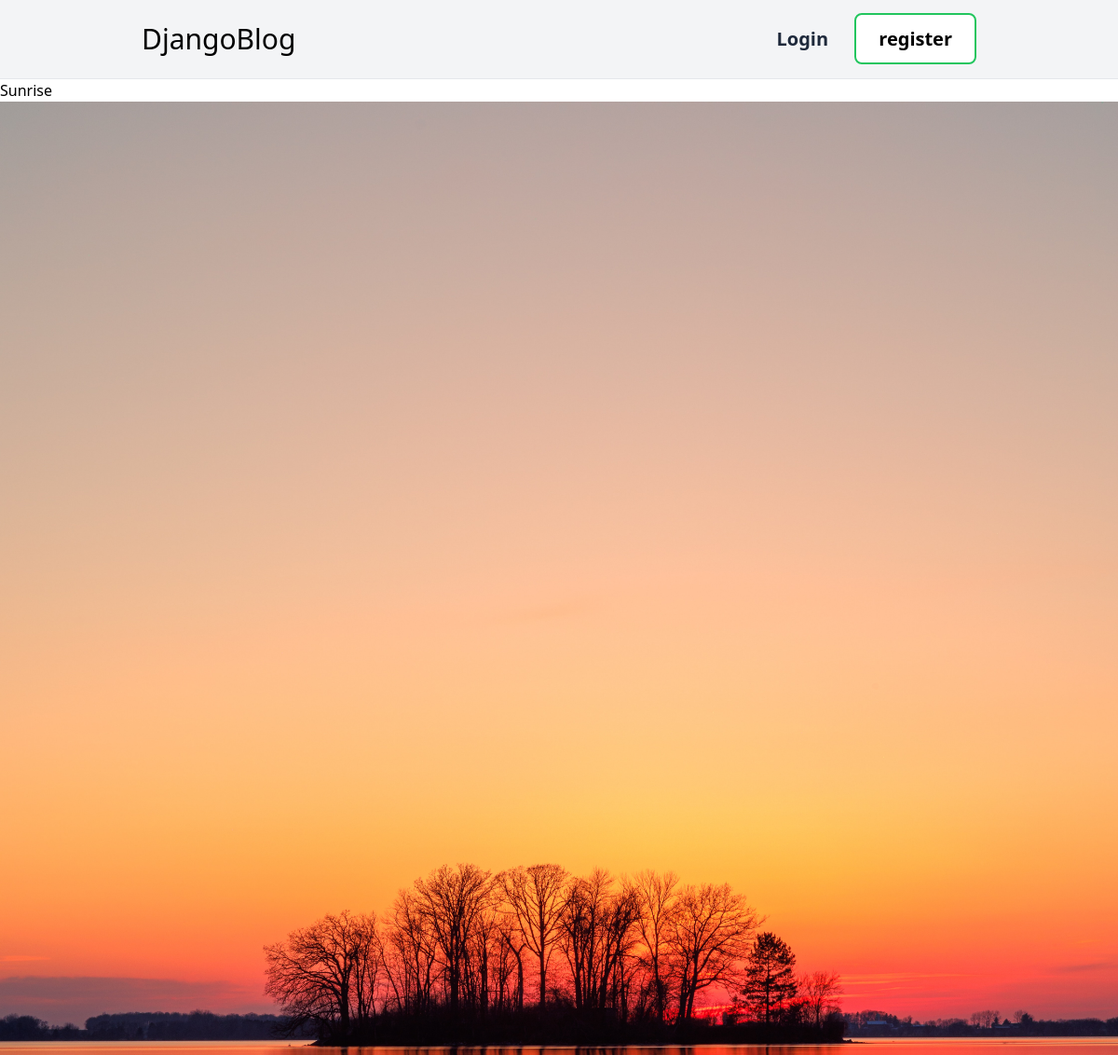
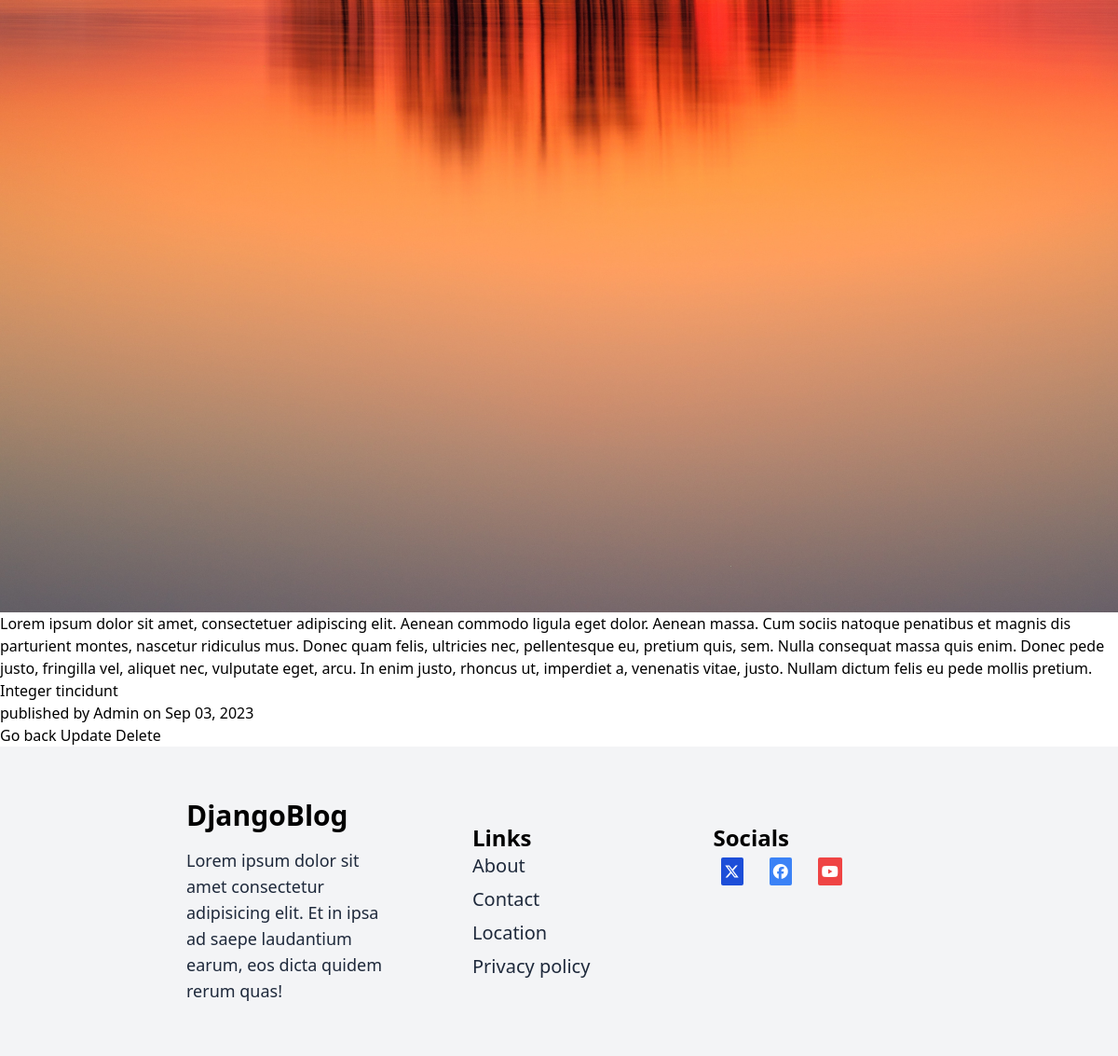
Screenshot of /post/sunrise/ with the database file from the repository (2 pictures, top to bottom).
### blog/models.py (models this page shows, shortened)
class Post(models.Model):
    title=models.CharField(max_length=200)
    image=models.ImageField(upload_to='image',blank=True,null=True)
    content=models.TextField()
    author=models.ForeignKey('auth.User',on_delete=models.CASCADE)
    published_at=models.DateTimeField(auto_now_add=True)
    updated_at=models.DateTimeField(auto_now=True)
    slug=models.SlugField(max_length=200,default='',blank=True)
    class Meta:
        ordering=['-published_at']

### blog/views.py (the view)
# urls.py: path('post/<slug:slug>/',BlogDetailView.as_view(),name='detail'),
class BlogDetailView(DetailView):
    model=Post
    template_name='blog/post_detail.html'

### blog/templates/blog/post_detail.html (shortened to what this page needs)
{% extends 'blog/base.html' %}
{% block content %}
<h2 class="">{{post.title}}</h2>
{% if post.image %}
<img src="{{post.image.url}}" alt="{{post.title}}">
{% endif  %}
<p class="">{{post.content}}</p>
<p>published by {{post.author|title}} on <span>{{post.published_at | date:"M d, Y"}}</span></p>
<a href="{% url 'blog:home' %}" class=""> Go back</a>
<a href="{% url 'blog:update' object.pk  %}" class="">Update</a>
<a href="{% url 'blog:delete' object.pk  %}" class="">Delete</a>
{% endblock %}

### rows the page displays
Post: title "Sunrise", image (picture), content "Lorem ipsum dolor sit amet, consectetuer adipiscing elit. Aenean commodo ligula eget dolor. Aenean massa. Cum sociis natoque penatibus et magnis dis parturient montes, nascetur ridiculus mus. Donec quam felis, ultricies nec, pellentesque eu, pretium quis, sem. Nulla consequat massa quis enim. Donec pede justo, fringilla vel, aliquet nec, vulputate eget, arcu. In enim justo, rhoncus ut, imperdiet a, venenatis vitae, justo. Nullam dictum felis eu pede mollis pretium. Integer tincidunt", author "Admin", published_at "Sep 03, 2023"
